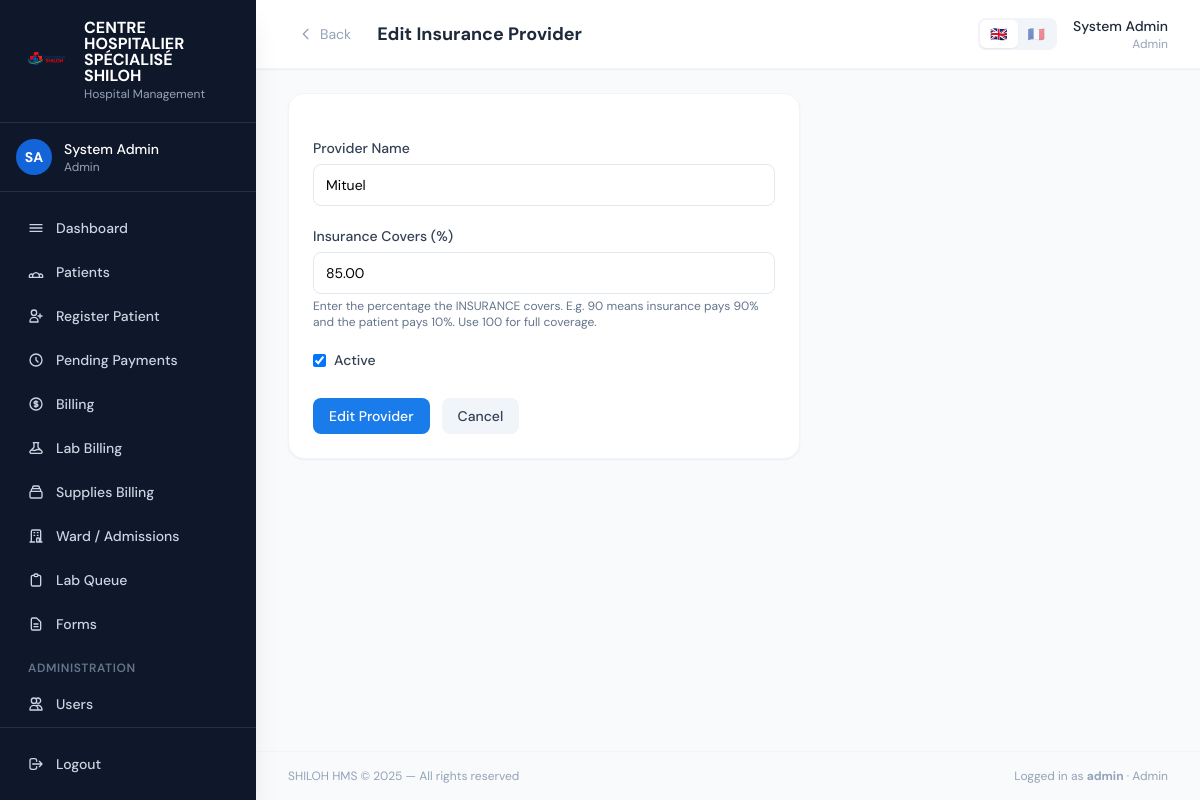
/insurance/2/edit/ (signed in), run on the app's committed database.
### core/models.py (models this page shows, shortened)
class HospitalSettings(models.Model):
    hospital_name = models.CharField(
        max_length=200, default='Hospital',
        help_text="Hospital name shown on receipts and the login page"
    )
    logo = models.ImageField(
        upload_to='hospital_logo/', null=True, blank=True,
        help_text="Logo shown on login page, receipts, and as favicon"
    )
    logo_size = models.CharField(
        max_length=10, choices=LogoSize.choices, default=LogoSize.MEDIUM,
        help_text="Display size of the logo on the login page and sidebar"
    )
    consultation_fee = models.DecimalField(
        max_digits=12, decimal_places=2, default=0,
        help_text="Standard consultation fee in CDF"
    )
    fixed_fee = models.DecimalField(
        max_digits=14, decimal_places=2, default=46136.71,
        help_text="Fixed administrative fee in CDF added to every bill"
    )
    currency = models.CharField(
        max_length=10, default='CDF',
        help_text="Primary currency code or symbol (e.g. CDF, RWF, KES)"
    )
    language = models.CharField(
        max_length=10,
        choices=[('en', 'English'), ('fr', 'Français')],
        default='en',
        help_text="System-wide display language for all users"
    )
    updated_at = models.DateTimeField(auto_now=True)
    updated_by = models.ForeignKey(
        'User', null=True, blank=True, on_delete=models.SET_NULL, related_name='settings_updated'
    )
    class Meta:
        verbose_name = "Hospital Settings"
    @classmethod
    def get(cls):
        obj, _ = cls.objects.get_or_create(pk=1)
        return obj

class User(AbstractUser):
    role = models.CharField(max_length=20, choices=Role.choices, default=Role.RECEPTIONIST)
    specialty = models.CharField(
        max_length=30, choices=Specialty.choices, blank=True, default='',
        help_text="Only applicable for doctors"
    )
    phone = models.CharField(max_length=20, blank=True)
    is_deleted = models.BooleanField(default=False)
    must_change_password = models.BooleanField(default=False)
    preferred_language = models.CharField(
        max_length=5, choices=Language.choices, blank=True, default='',
        help_text="If blank, the hospital's default system language is used."
    )
    created_by = models.ForeignKey(
        'self', null=True, blank=True, on_delete=models.SET_NULL, related_name='created_users'
    )

class Insurance(models.Model):
    name = models.CharField(max_length=100, unique=True)
    coverage_percentage = models.DecimalField(
        max_digits=5, decimal_places=2,
        help_text="Percentage the INSURANCE covers (e.g. 90 means insurance pays 90%, patient pays 10%)"
    )
    is_active = models.BooleanField(default=True)
    is_deleted = models.BooleanField(default=False)
    created_at = models.DateTimeField(auto_now_add=True)
    updated_at = models.DateTimeField(auto_now=True)
    created_by = models.ForeignKey(User, on_delete=models.SET_NULL, null=True, related_name='insurances_created')
    class Meta:
        ordering = ['name']

### core/views.py (the view, shortened to what this page needs)
# urls.py: path('insurance/<int:pk>/edit/', views.insurance_edit, name='insurance_edit'),
@admin_required
def insurance_edit(request, pk):
    ins = get_object_or_404(Insurance, pk=pk, is_deleted=False)
    return render(request, 'core/insurance_form.html', {'obj': ins, 'action': 'Edit'})

### templates/core/insurance_form.html (shortened to what this page needs)
{% extends 'base.html' %}
{% load i18n %}
{% block page_title %}{{ action }} Insurance Provider{% endblock %}
{% block content %}
<div class="max-w-lg">
<div class="card">
  <form method="post" class="space-y-5">
    <div><label class="form-label">Provider Name</label><input name="name" value="{{ obj.name|default:'' }}" required class="form-input" placeholder="e.g. RSSB, Mituel" /></div>
    <div>
      <label class="form-label">Insurance Covers (%)</label>
      <input type="number" name="coverage_percentage" value="{{ obj.coverage_percentage|default:'' }}" required min="0" max="100" step="0.01" class="form-input" placeholder="e.g. 90 (insurance covers 90%, patient pays 10%)" />
      <p class="text-xs text-slate-500 mt-1">Enter the percentage the INSURANCE covers. E.g. 90 means insurance pays 90% and the patient pays 10%. Use 100 for full coverage.</p>
    </div>
    {% if obj %}
    <div class="flex items-center gap-2">
      <input type="checkbox" name="is_active" id="is_active" {% if obj.is_active %}checked{% endif %} class="rounded border-slate-300">
      <label for="is_active" class="text-sm font-medium text-slate-700">Active</label>
    </div>
    {% endif %}
    <div class="flex gap-3 pt-2">
      <button type="submit" class="btn-primary">{{ action }} Provider</button>
      <a href="{% url 'insurance_list' %}" class="btn-secondary">Cancel</a>
    </div>
  </form>
</div>
</div>
{% endblock %}

### templates/base.html (shortened to what this page needs)
{% load i18n %}<!DOCTYPE html>
<html lang="{{ request.LANGUAGE_CODE|default:'en' }}">
<head>
  <script src="https://cdn.tailwindcss.com"></script>
</head>
<body class="bg-slate-50 min-h-screen flex">
{% if user.is_authenticated %}
<aside class="w-64 h-screen bg-slate-900 flex flex-col fixed top-0 left-0 z-40 shadow-xl overflow-hidden">
  <div class="px-6 py-5 border-b border-white/10">
    <div class="flex items-center gap-3">
      {% if hospital_logo_url %}
      <img src="{{ hospital_logo_url }}" alt="{{ hospital_name }}"
           style="width:{{ logo_size_px }};height:{{ logo_size_px }};max-width:48px;max-height:48px"
           class="object-contain rounded-xl shrink-0" />
      {% endif %}
      <div>
        <div class="text-white font-bold text-base leading-none">{{ hospital_name|upper }}</div>
        <div class="text-slate-400 text-xs mt-0.5">{% trans "Hospital Management" %}</div>
      </div>
    </div>
  </div>
  <div class="px-4 py-4 border-b border-white/10">
    <div class="flex items-center gap-3">
      <div class="w-9 h-9 bg-brand-700 rounded-full flex items-center justify-center text-white text-sm font-bold">
        {{ user.first_name|first|upper }}{{ user.last_name|first|upper }}
      </div>
      <div class="flex-1 min-w-0">
        <div class="text-white text-sm font-medium truncate">{{ user.get_full_name }}</div>
        <div class="text-slate-400 text-xs capitalize">{{ user.get_role_display }}</div>
      </div>
    </div>
  </div>
  <nav class="flex-1 px-3 py-4 space-y-1 overflow-y-auto">
    <a href="{% url 'dashboard' %}" class="sidebar-link {% if request.resolver_match.url_name == 'dashboard' %}active{% endif %}">
      <svg class="w-4 h-4" fill="none" viewBox="0 0 24 24" stroke="currentColor"><path stroke-linecap="round" stroke-linejoin="round" stroke-width="2" d="M3 7h18M3 12h18M3 17h18"/></svg>
      {% trans "Dashboard" %}
    </a>
    {% if user.role != 'accountant' and user.role != 'lab_technician' %}
    <a href="{% url 'patient_list' %}" class="sidebar-link {% if 'patient' in request.resolver_match.url_name %}active{% endif %}">
      {% trans "Patients" %}
    </a>
    {% endif %}
    {% if user.role == 'receptionist' or user.role == 'admin' %}
    <a href="{% url 'patient_register' %}" class="sidebar-link {% if request.resolver_match.url_name == 'patient_register' %}active{% endif %}">
      <svg class="w-4 h-4" fill="none" viewBox="0 0 24 24" stroke="currentColor"><path stroke-linecap="round" stroke-linejoin="round" stroke-width="2" d="M18 9v3m0 0v3m0-3h3m-3 0h-3m-2-5a4 4 0 11-8 0 4 4 0 018 0zM3 20a6 6 0 0112 0v1H3v-1z"/></svg>
      {% trans "Register Patient" %}
    </a>
    {% endif %}
    {% if user.role == 'accountant' or user.role == 'admin' %}
    <a href="{% url 'pending_billing_list' %}" class="sidebar-link {% if 'pending_billing' in request.resolver_match.url_name %}active{% endif %}">
      <svg class="w-4 h-4" fill="none" viewBox="0 0 24 24" stroke="currentColor"><path stroke-linecap="round" stroke-linejoin="round" stroke-width="2" d="M12 8v4l3 3m6-3a9 9 0 11-18 0 9 9 0 0118 0z"/></svg>
      {% trans "Pending Payments" %}
    </a>
    <a href="{% url 'billing_dashboard' %}" class="sidebar-link {% if 'billing_dashboard' == request.resolver_match.url_name or 'payment' in request.resolver_match.url_name %}active{% endif %}">
      {% trans "Billing" %}
    </a>
    <a href="{% url 'lab_billing_list' %}" class="sidebar-link {% if 'lab_billing' in request.resolver_match.url_name or 'lab_payment' in request.resolver_match.url_name %}active{% endif %}">
      {% trans "Lab Billing" %}
    </a>
    <a href="{% url 'supplies_billing_list' %}" class="sidebar-link {% if 'supplies_billing' in request.resolver_match.url_name %}active{% endif %}">
      <svg class="w-4 h-4" fill="none" viewBox="0 0 24 24" stroke="currentColor"><path stroke-linecap="round" stroke-linejoin="round" stroke-width="2" d="M19 11H5m14 0a2 2 0 012 2v6a2 2 0 01-2 2H5a2 2 0 01-2-2v-6a2 2 0 012-2m14 0V9a2 2 0 00-2-2M5 11V9a2 2 0 012-2m0 0V5a2 2 0 012-2h6a2 2 0 012 2v2M7 7h10"/></svg>
      {% trans "Supplies Billing" %}
    </a>
    {% endif %}
    {% if user.role == 'nurse' or user.role == 'admin' %}
    <a href="{% url 'admission_list' %}" class="sidebar-link {% if 'admission' in request.resolver_match.url_name %}active{% endif %}">
      <svg class="w-4 h-4" fill="none" viewBox="0 0 24 24" stroke="currentColor"><path stroke-linecap="round" stroke-linejoin="round" stroke-width="2" d="M19 21V5a2 2 0 00-2-2H7a2 2 0 00-2 2v16m14 0h2m-2 0h-5m-9 0H3m2 0h5M9 7h1m-1 4h1m4-4h1m-1 4h1m-2 10v-5a1 1 0 011-1h2a1 1 0 011 1v5m-4 0h4"/></svg>
      {% trans "Ward / Admissions" %}
    </a>
    {% endif %}
    {% if user.role == 'lab_technician' or user.role == 'admin' %}
    <a href="{% url 'lab_queue' %}" class="sidebar-link {% if 'lab' in request.resolver_match.url_name %}active{% endif %}">
      <svg class="w-4 h-4" fill="none" viewBox="0 0 24 24" stroke="currentColor"><path stroke-linecap="round" stroke-linejoin="round" stroke-width="2" d="M9 5H7a2 2 0 00-2 2v12a2 2 0 002 2h10a2 2 0 002-2V7a2 2 0 00-2-2h-2M9 5a2 2 0 002 2h2a2 2 0 002-2M9 5a2 2 0 012-2h2a2 2 0 012 2"/></svg>
      {% trans "Lab Queue" %}
    </a>
    {% endif %}
    <a href="{% url 'forms_library' %}" class="sidebar-link {% if 'forms' in request.resolver_match.url_name %}active{% endif %}">
      <svg class="w-4 h-4" fill="none" viewBox="0 0 24 24" stroke="currentColor"><path stroke-linecap="round" stroke-linejoin="round" stroke-width="2" d="M9 12h6m-6 4h6m2 5H7a2 2 0 01-2-2V5a2 2 0 012-2h5.586a1 1 0 01.707.293l5.414 5.414a1 1 0 01.293.707V19a2 2 0 01-2 2z"/></svg>
      {% trans "Forms" %}
    </a>
    {% if user.role == 'admin' %}
    <div class="pt-3 pb-1 px-4 text-xs font-semibold text-slate-500 uppercase tracking-wider">{% trans "Administration" %}</div>
    <a href="{% url 'user_list' %}" class="sidebar-link {% if 'user' in request.resolver_match.url_name %}active{% endif %}">
      <svg class="w-4 h-4" fill="none" viewBox="0 0 24 24" stroke="currentColor"><path stroke-linecap="round" stroke-linejoin="round" stroke-width="2" d="M12 4.354a4 4 0 110 5.292M15 21H3v-1a6 6 0 0112 0v1zm0 0h6v-1a6 6 0 00-9-5.197M13 7a4 4 0 11-8 0 4 4 0 018 0z"/></svg>
      {% trans "Users" %}
    </a>
    {% endif %}
  </nav>
  <div class="px-3 py-4 border-t border-white/10">
    <a href="{% url 'logout' %}" class="sidebar-link text-red-400 hover:bg-red-500/10 hover:text-red-300">
      <svg class="w-4 h-4" fill="none" viewBox="0 0 24 24" stroke="currentColor"><path stroke-linecap="round" stroke-linejoin="round" stroke-width="2" d="M17 16l4-4m0 0l-4-4m4 4H7m6 4v1a3 3 0 01-3 3H6a3 3 0 01-3-3V7a3 3 0 013-3h4a3 3 0 013 3v1"/></svg>
      {% trans "Logout" %}
    </a>
  </div>
</aside>
<div class="ml-64 flex-1 flex flex-col min-h-screen">
  <header class="bg-white border-b border-slate-100 px-8 py-4 flex items-center justify-between sticky top-0 z-30 shadow-sm">
    <div class="flex items-center gap-4">
      <button onclick="history.back()"
              class="flex items-center gap-1.5 text-slate-400 hover:text-slate-700 hover:bg-slate-100 px-2.5 py-1.5 rounded-lg transition-colors text-sm"
              title="Go back">
        <svg class="w-4 h-4" fill="none" viewBox="0 0 24 24" stroke="currentColor"><path stroke-linecap="round" stroke-linejoin="round" stroke-width="2" d="M15 19l-7-7 7-7"/></svg>
        {% trans "Back" %}
      </button>
      <div>
        <h1 class="text-lg font-bold text-slate-800">{% block page_title %}Dashboard{% endblock %}</h1>
      </div>
    </div>
    <div class="flex items-center gap-4">
      <form method="post" action="{% url 'set_my_language' %}" class="flex items-center bg-slate-100 rounded-lg p-0.5">
        <button type="submit" name="language" value="en" title="English"
                class="px-2.5 py-1 rounded-md text-sm transition-colors {% if user.preferred_language == 'en' or not user.preferred_language %}bg-white shadow-sm{% else %}opacity-50 hover:opacity-80{% endif %}">
          🇬🇧
        </button>
        <button type="submit" name="language" value="fr" title="Français"
                class="px-2.5 py-1 rounded-md text-sm transition-colors {% if user.preferred_language == 'fr' %}bg-white shadow-sm{% else %}opacity-50 hover:opacity-80{% endif %}">
          🇫🇷
        </button>
      </form>
      <a href="{% url 'my_profile' %}" class="text-right hover:opacity-70 transition-opacity">
        <div class="text-sm font-medium text-slate-800">{{ user.get_full_name }}</div>
        <div class="text-xs text-slate-400 capitalize">{{ user.get_role_display }}</div>
      </a>
    </div>
  </header>
  <main class="flex-1 px-8 py-6">
{% else %}
<div class="flex-1">
{% endif %}
{% block content %}{% endblock %}
{% if user.is_authenticated %}
  </main>
  <footer class="px-8 py-4 border-t border-slate-100 text-xs text-slate-400 flex justify-between">
    <span>SHILOH HMS &copy; 2025 — {% trans "All rights reserved" %}</span>
    <span>{% trans "Logged in as" %} <strong>{{ user.username }}</strong> · <span class="capitalize">{{ user.get_role_display }}</span></span>
  </footer>
</div>
{% else %}
</div>
{% endif %}
</body>
</html>

### templates/base.html (style rules this page uses)
body { font-family: 'DM Sans', sans-serif; }
.sidebar-link { @apply flex items-center gap-3 px-4 py-2.5 rounded-lg text-slate-300 hover:bg-white/10 hover:text-white transition-all text-sm font-medium; }
.card { @apply bg-white rounded-2xl shadow-sm border border-slate-100 p-6; }
.btn-primary { @apply inline-flex items-center gap-2 bg-brand-600 hover:bg-brand-700 text-white px-4 py-2 rounded-lg text-sm font-medium transition-colors; }
.btn-secondary { @apply inline-flex items-center gap-2 bg-slate-100 hover:bg-slate-200 text-slate-700 px-4 py-2 rounded-lg text-sm font-medium transition-colors; }
.form-input { @apply w-full border border-slate-200 rounded-lg px-3 py-2.5 text-sm focus:outline-none focus:ring-2 focus:ring-brand-500 focus:border-transparent transition-all; }
.form-label { @apply block text-sm font-medium text-slate-700 mb-1.5; }

### data on the page
HospitalSettings: hospital_name "CENTRE HOSPITALIER SPÉCIALISÉ SHILOH"
User: first_name|first "S", last_name|first "A", get_full_name "System Admin", role "Admin", username "admin"
Insurance: name "Mituel", coverage_percentage "85.00", is_active "☑"

### other printed values
{{ action }} "Edit"
